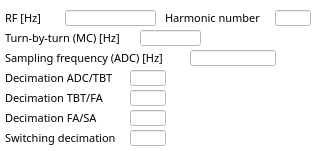
<?xml version="1.0" encoding="UTF-8"?>
<ui version="4.0">
 <class>MainWindow</class>
 <widget class="QMainWindow" name="MainWindow">
  <property name="geometry">
   <rect>
    <x>0</x>
    <y>0</y>
    <width>325</width>
    <height>151</height>
   </rect>
  </property>
  <property name="windowTitle">
   <string extracomment="Libera">Libera Brilliance+</string>
  </property>
  <property name="accessibleName">
   <string>Libera Brilliance+</string>
  </property>
  <property name="accessibleDescription">
   <string/>
  </property>
  <property name="styleSheet">
   <string notr="true">background-color: rgb(255, 255, 255);</string>
  </property>
  <property name="unifiedTitleAndToolBarOnMac">
   <bool>true</bool>
  </property>
  <property name="Title" stdset="0">
   <string>$(BPM) design info</string>
  </property>
  <widget class="QWidget" name="centralwidget">
   <widget class="QLabel" name="label_3">
    <property name="geometry">
     <rect>
      <x>5</x>
      <y>10</y>
      <width>56</width>
      <height>16</height>
     </rect>
    </property>
    <property name="font">
     <font>
      <family>Sans Serif</family>
      <pointsize>8</pointsize>
     </font>
    </property>
    <property name="text">
     <string>RF [Hz]</string>
    </property>
   </widget>
   <widget class="QLabel" name="label_6">
    <property name="geometry">
     <rect>
      <x>5</x>
      <y>70</y>
      <width>121</width>
      <height>16</height>
     </rect>
    </property>
    <property name="font">
     <font>
      <family>Sans Serif</family>
      <pointsize>8</pointsize>
     </font>
    </property>
    <property name="text">
     <string>Decimation ADC/TBT</string>
    </property>
   </widget>
   <widget class="caLineEdit" name="cpuload">
    <property name="geometry">
     <rect>
      <x>130</x>
      <y>70</y>
      <width>36</width>
      <height>16</height>
     </rect>
    </property>
    <property name="font">
     <font>
      <family>FreeSans</family>
      <pointsize>7</pointsize>
     </font>
    </property>
    <property name="styleSheet">
     <string notr="true">caTextEntry,caLineEdit {background-color: rgba(192, 192, 192, 255); color: rgba(0, 0, 0, 255); border-radius: 1px;} caLineEdit {border: 1px; border-style:outset; padding: 0px 0px 0px 2px; border-color: rgba(0, 0, 0, 255) rgba(0, 0, 0, 255)  rgba(0, 0, 0, 255) rgba(0, 0, 0, 255);} caTextEntry { border: 2px; padding: 0px;} caTextEntry {border-style:inset; border-color: rgba(96, 96, 96, 255) rgba(255, 255, 255, 255)  rgba(255, 255, 255, 255) rgba(96, 96, 96, 255);} caTextEntry:focus {padding: 0px; border: 2px groove rgba(255, 0, 0, 255); border-radius: 1px;} </string>
    </property>
    <property name="channel" stdset="0">
     <string notr="true">$(BPM):clock_info:decimation:tbt</string>
    </property>
    <property name="background">
     <color>
      <red>192</red>
      <green>192</green>
      <blue>192</blue>
     </color>
    </property>
    <property name="colorMode">
     <enum>caLineEdit::Static</enum>
    </property>
    <property name="framePresent" stdset="0">
     <bool>true</bool>
    </property>
    <property name="frameLineWidth" stdset="0">
     <number>1</number>
    </property>
    <property name="fontScaleMode">
     <enum>caLineEdit::WidthAndHeight</enum>
    </property>
   </widget>
   <widget class="QLabel" name="label_2">
    <property name="geometry">
     <rect>
      <x>5</x>
      <y>30</y>
      <width>131</width>
      <height>16</height>
     </rect>
    </property>
    <property name="font">
     <font>
      <family>Sans Serif</family>
      <pointsize>8</pointsize>
     </font>
    </property>
    <property name="text">
     <string>Turn-by-turn (MC) [Hz]</string>
    </property>
   </widget>
   <widget class="caLineEdit" name="hostname">
    <property name="geometry">
     <rect>
      <x>140</x>
      <y>30</y>
      <width>61</width>
      <height>16</height>
     </rect>
    </property>
    <property name="font">
     <font>
      <family>FreeSans</family>
      <pointsize>7</pointsize>
     </font>
    </property>
    <property name="channel" stdset="0">
     <string notr="true">$(BPM):clock_info:tbt_frequency</string>
    </property>
    <property name="background">
     <color>
      <red>192</red>
      <green>192</green>
      <blue>192</blue>
     </color>
    </property>
    <property name="colorMode">
     <enum>caLineEdit::Static</enum>
    </property>
    <property name="framePresent" stdset="0">
     <bool>true</bool>
    </property>
    <property name="frameLineWidth" stdset="0">
     <number>1</number>
    </property>
    <property name="fontScaleMode">
     <enum>caLineEdit::WidthAndHeight</enum>
    </property>
   </widget>
   <widget class="QLabel" name="label_7">
    <property name="geometry">
     <rect>
      <x>5</x>
      <y>90</y>
      <width>126</width>
      <height>16</height>
     </rect>
    </property>
    <property name="font">
     <font>
      <family>Sans Serif</family>
      <pointsize>8</pointsize>
     </font>
    </property>
    <property name="text">
     <string>Decimation TBT/FA</string>
    </property>
   </widget>
   <widget class="caLineEdit" name="loadavg">
    <property name="geometry">
     <rect>
      <x>130</x>
      <y>90</y>
      <width>36</width>
      <height>16</height>
     </rect>
    </property>
    <property name="font">
     <font>
      <family>FreeSans</family>
      <pointsize>7</pointsize>
     </font>
    </property>
    <property name="channel" stdset="0">
     <string notr="true">$(BPM):clock_info:decimation:fa</string>
    </property>
    <property name="background">
     <color>
      <red>192</red>
      <green>192</green>
      <blue>192</blue>
     </color>
    </property>
    <property name="colorMode">
     <enum>caLineEdit::Static</enum>
    </property>
    <property name="framePresent" stdset="0">
     <bool>true</bool>
    </property>
    <property name="frameLineWidth" stdset="0">
     <number>1</number>
    </property>
    <property name="fontScaleMode">
     <enum>caLineEdit::WidthAndHeight</enum>
    </property>
   </widget>
   <widget class="QLabel" name="label_4">
    <property name="geometry">
     <rect>
      <x>5</x>
      <y>50</y>
      <width>181</width>
      <height>16</height>
     </rect>
    </property>
    <property name="font">
     <font>
      <family>Sans Serif</family>
      <pointsize>8</pointsize>
     </font>
    </property>
    <property name="text">
     <string>Sampling frequency (ADC) [Hz]</string>
    </property>
   </widget>
   <widget class="caLineEdit" name="uptime">
    <property name="geometry">
     <rect>
      <x>190</x>
      <y>50</y>
      <width>86</width>
      <height>16</height>
     </rect>
    </property>
    <property name="font">
     <font>
      <family>FreeSans</family>
      <pointsize>7</pointsize>
     </font>
    </property>
    <property name="channel" stdset="0">
     <string notr="true">$(BPM):clock_info:adc_frequency</string>
    </property>
    <property name="background">
     <color>
      <red>192</red>
      <green>192</green>
      <blue>192</blue>
     </color>
    </property>
    <property name="colorMode">
     <enum>caLineEdit::Static</enum>
    </property>
    <property name="framePresent" stdset="0">
     <bool>true</bool>
    </property>
    <property name="frameLineWidth" stdset="0">
     <number>1</number>
    </property>
    <property name="fontScaleMode">
     <enum>caLineEdit::WidthAndHeight</enum>
    </property>
   </widget>
   <widget class="QLabel" name="label_8">
    <property name="geometry">
     <rect>
      <x>5</x>
      <y>110</y>
      <width>126</width>
      <height>16</height>
     </rect>
    </property>
    <property name="font">
     <font>
      <family>Sans Serif</family>
      <pointsize>8</pointsize>
     </font>
    </property>
    <property name="text">
     <string>Decimation FA/SA</string>
    </property>
   </widget>
   <widget class="caLineEdit" name="free_mem">
    <property name="geometry">
     <rect>
      <x>130</x>
      <y>110</y>
      <width>36</width>
      <height>16</height>
     </rect>
    </property>
    <property name="font">
     <font>
      <family>FreeSans</family>
      <pointsize>7</pointsize>
     </font>
    </property>
    <property name="channel" stdset="0">
     <string notr="true">$(BPM):clock_info:decimation:sa</string>
    </property>
    <property name="background">
     <color>
      <red>192</red>
      <green>192</green>
      <blue>192</blue>
     </color>
    </property>
    <property name="colorMode">
     <enum>caLineEdit::Static</enum>
    </property>
    <property name="framePresent" stdset="0">
     <bool>true</bool>
    </property>
    <property name="frameLineWidth" stdset="0">
     <number>1</number>
    </property>
    <property name="fontScaleMode">
     <enum>caLineEdit::WidthAndHeight</enum>
    </property>
   </widget>
   <widget class="QLabel" name="label_9">
    <property name="geometry">
     <rect>
      <x>165</x>
      <y>10</y>
      <width>106</width>
      <height>16</height>
     </rect>
    </property>
    <property name="font">
     <font>
      <family>Sans Serif</family>
      <pointsize>8</pointsize>
     </font>
    </property>
    <property name="text">
     <string>Harmonic number</string>
    </property>
   </widget>
   <widget class="caLineEdit" name="ipaddress_2">
    <property name="geometry">
     <rect>
      <x>275</x>
      <y>10</y>
      <width>36</width>
      <height>16</height>
     </rect>
    </property>
    <property name="font">
     <font>
      <family>FreeSans</family>
      <pointsize>7</pointsize>
     </font>
    </property>
    <property name="channel" stdset="0">
     <string notr="true">$(BPM):clock_info:harmonic_number</string>
    </property>
    <property name="background">
     <color>
      <red>192</red>
      <green>192</green>
      <blue>192</blue>
     </color>
    </property>
    <property name="colorMode">
     <enum>caLineEdit::Static</enum>
    </property>
    <property name="framePresent" stdset="0">
     <bool>true</bool>
    </property>
    <property name="frameLineWidth" stdset="0">
     <number>1</number>
    </property>
    <property name="fontScaleMode">
     <enum>caLineEdit::WidthAndHeight</enum>
    </property>
   </widget>
   <widget class="caLineEdit" name="free_mem_2">
    <property name="geometry">
     <rect>
      <x>130</x>
      <y>130</y>
      <width>36</width>
      <height>16</height>
     </rect>
    </property>
    <property name="font">
     <font>
      <family>FreeSans</family>
      <pointsize>7</pointsize>
     </font>
    </property>
    <property name="channel" stdset="0">
     <string notr="true">$(BPM):clock_info:decimation:sw</string>
    </property>
    <property name="background">
     <color>
      <red>192</red>
      <green>192</green>
      <blue>192</blue>
     </color>
    </property>
    <property name="colorMode">
     <enum>caLineEdit::Static</enum>
    </property>
    <property name="framePresent" stdset="0">
     <bool>true</bool>
    </property>
    <property name="frameLineWidth" stdset="0">
     <number>1</number>
    </property>
    <property name="fontScaleMode">
     <enum>caLineEdit::WidthAndHeight</enum>
    </property>
   </widget>
   <widget class="QLabel" name="label_10">
    <property name="geometry">
     <rect>
      <x>5</x>
      <y>130</y>
      <width>121</width>
      <height>16</height>
     </rect>
    </property>
    <property name="font">
     <font>
      <family>Sans Serif</family>
      <pointsize>8</pointsize>
     </font>
    </property>
    <property name="text">
     <string>Switching decimation</string>
    </property>
   </widget>
   <widget class="caLineEdit" name="ipaddress_3">
    <property name="geometry">
     <rect>
      <x>65</x>
      <y>10</y>
      <width>91</width>
      <height>16</height>
     </rect>
    </property>
    <property name="font">
     <font>
      <family>FreeSans</family>
      <pointsize>7</pointsize>
     </font>
    </property>
    <property name="channel" stdset="0">
     <string notr="true">$(BPM):clock_info:rf_frequency</string>
    </property>
    <property name="background">
     <color>
      <red>192</red>
      <green>192</green>
      <blue>192</blue>
     </color>
    </property>
    <property name="colorMode">
     <enum>caLineEdit::Static</enum>
    </property>
    <property name="framePresent" stdset="0">
     <bool>true</bool>
    </property>
    <property name="frameLineWidth" stdset="0">
     <number>1</number>
    </property>
    <property name="fontScaleMode">
     <enum>caLineEdit::WidthAndHeight</enum>
    </property>
   </widget>
  </widget>
  <action name="actionADC_raw_data">
   <property name="text">
    <string>ADC raw data</string>
   </property>
  </action>
  <action name="actionTurn_by_turn_data">
   <property name="text">
    <string>Turn-by-turn data</string>
   </property>
  </action>
  <action name="actionSlow_acquisition_data">
   <property name="text">
    <string>Slow acquisition data</string>
   </property>
  </action>
 </widget>
 <customwidgets>
  <customwidget>
   <class>caLineEdit</class>
   <extends>QLineEdit</extends>
   <header>caLineEdit</header>
  </customwidget>
 </customwidgets>
 <resources>
  <include location="images/images.qrc"/>
 </resources>
 <connections/>
 <designerdata>
  <property name="gridDeltaX">
   <number>5</number>
  </property>
  <property name="gridDeltaY">
   <number>5</number>
  </property>
  <property name="gridSnapX">
   <bool>true</bool>
  </property>
  <property name="gridSnapY">
   <bool>true</bool>
  </property>
  <property name="gridVisible">
   <bool>true</bool>
  </property>
 </designerdata>
</ui>
